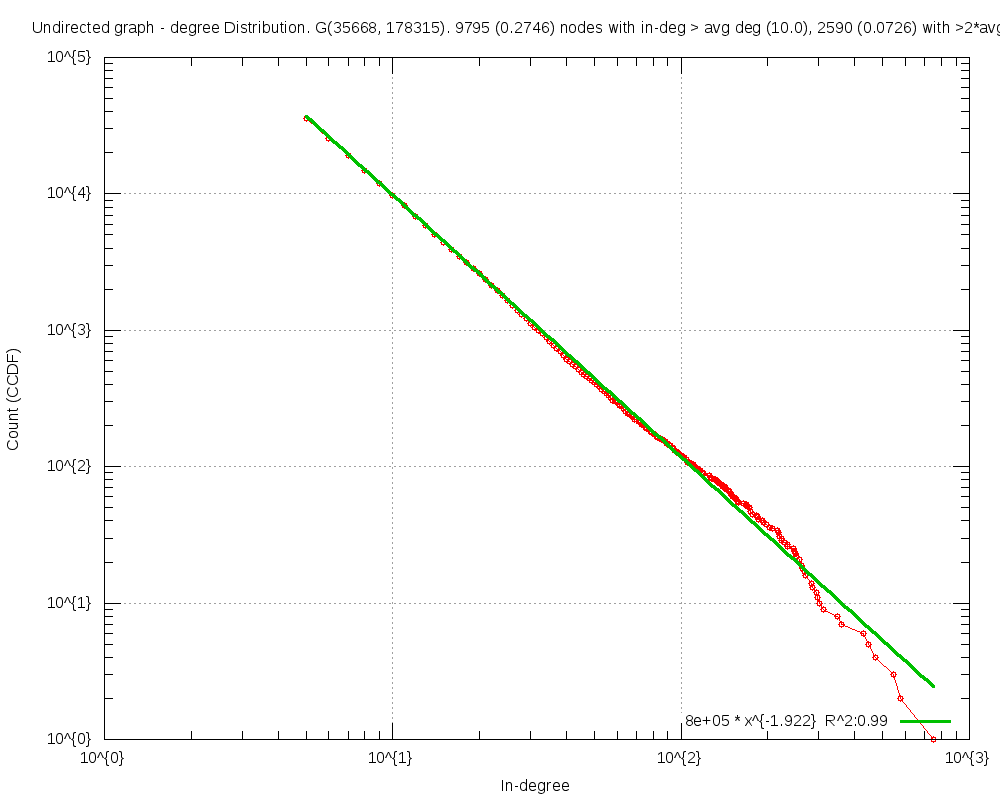

Reproduce this figure in gnuplot.
#
# Undirected graph - degree Distribution. G(35668, 178315). 9795 (0.2746) nodes with in-deg > avg deg (10.0), 2590 (0.0726) with >2*avg.deg (Wed Oct 14 23:02:22 2015)
#

set title "Undirected graph - degree Distribution. G(35668, 178315). 9795 (0.2746) nodes with in-deg > avg deg (10.0), 2590 (0.0726) with >2*avg.deg"
set key bottom right
set logscale xy 10
set format x "10^{%L}"
set mxtics 10
set format y "10^{%L}"
set mytics 10
set grid
set xlabel "In-degree"
set ylabel "Count (CCDF)"
set tics scale 2
set yrange[1.000000:]
set terminal png size 1000,800
set output 'inDegC.Preferential.png'
plot 	"inDegC.Preferential.tab" using 1:2 title "" with linespoints pt 6,\
	f1(x)=819009.268875*x**-1.921862, f1(x) title "8e+05 * x^{-1.922}  R^2:0.99" with lines linewidth 3
